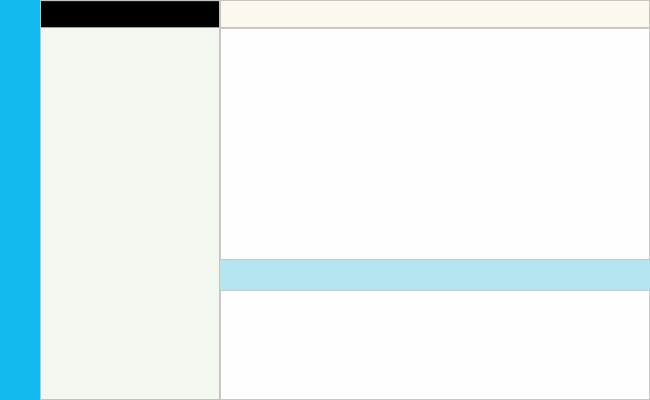
<?xml version="1.0" encoding="UTF-8"?>
<ui version="4.0">
 <class>ChatWidget</class>
 <widget class="QWidget" name="ChatWidget">
  <property name="geometry">
   <rect>
    <x>0</x>
    <y>0</y>
    <width>650</width>
    <height>400</height>
   </rect>
  </property>
  <property name="minimumSize">
   <size>
    <width>650</width>
    <height>400</height>
   </size>
  </property>
  <property name="maximumSize">
   <size>
    <width>650</width>
    <height>400</height>
   </size>
  </property>
  <property name="windowTitle">
   <string>chat</string>
  </property>
  <widget class="QLabel" name="bgconfigLabel">
   <property name="geometry">
    <rect>
     <x>0</x>
     <y>0</y>
     <width>40</width>
     <height>400</height>
    </rect>
   </property>
   <property name="minimumSize">
    <size>
     <width>40</width>
     <height>400</height>
    </size>
   </property>
   <property name="maximumSize">
    <size>
     <width>40</width>
     <height>400</height>
    </size>
   </property>
   <property name="styleSheet">
    <string notr="true">
background-color: rgb(19, 186, 238);</string>
   </property>
   <property name="text">
    <string/>
   </property>
  </widget>
  <widget class="QTreeWidget" name="treeWidget">
   <property name="geometry">
    <rect>
     <x>40</x>
     <y>0</y>
     <width>180</width>
     <height>400</height>
    </rect>
   </property>
   <property name="minimumSize">
    <size>
     <width>180</width>
     <height>400</height>
    </size>
   </property>
   <property name="maximumSize">
    <size>
     <width>180</width>
     <height>400</height>
    </size>
   </property>
   <property name="styleSheet">
    <string notr="true">background-color: rgba(243, 249, 239, 230);</string>
   </property>
   <column>
    <property name="text">
     <string>我的好友</string>
    </property>
    <property name="font">
     <font>
      <pointsize>11</pointsize>
     </font>
    </property>
    <property name="background">
     <color>
      <red>142</red>
      <green>222</green>
      <blue>244</blue>
     </color>
    </property>
   </column>
  </widget>
  <widget class="QLabel" name="bgLabel">
   <property name="geometry">
    <rect>
     <x>0</x>
     <y>0</y>
     <width>650</width>
     <height>400</height>
    </rect>
   </property>
   <property name="minimumSize">
    <size>
     <width>650</width>
     <height>400</height>
    </size>
   </property>
   <property name="maximumSize">
    <size>
     <width>650</width>
     <height>400</height>
    </size>
   </property>
   <property name="text">
    <string/>
   </property>
   <property name="pixmap">
    <pixmap resource="image/image.qrc">:/new/prefix1/csky09.jpg</pixmap>
   </property>
  </widget>
  <widget class="QLabel" name="userLabel">
   <property name="geometry">
    <rect>
     <x>6</x>
     <y>6</y>
     <width>32</width>
     <height>32</height>
    </rect>
   </property>
   <property name="text">
    <string/>
   </property>
   <property name="pixmap">
    <pixmap resource="image/image.qrc">:/new/prefix1/dog02.png</pixmap>
   </property>
   <property name="scaledContents">
    <bool>true</bool>
   </property>
  </widget>
  <widget class="QLabel" name="bgtoolLabel">
   <property name="geometry">
    <rect>
     <x>220</x>
     <y>260</y>
     <width>430</width>
     <height>30</height>
    </rect>
   </property>
   <property name="styleSheet">
    <string notr="true">background-color: rgb(142, 222, 244,150);</string>
   </property>
   <property name="text">
    <string/>
   </property>
  </widget>
  <widget class="QTextEdit" name="logTextEdit">
   <property name="geometry">
    <rect>
     <x>220</x>
     <y>28</y>
     <width>430</width>
     <height>232</height>
    </rect>
   </property>
   <property name="styleSheet">
    <string notr="true">background-color: rgba(255, 255, 255, 235);</string>
   </property>
   <property name="textInteractionFlags">
    <set>Qt::TextSelectableByKeyboard|Qt::TextSelectableByMouse</set>
   </property>
  </widget>
  <widget class="QTextEdit" name="inputTextEdit">
   <property name="geometry">
    <rect>
     <x>220</x>
     <y>290</y>
     <width>430</width>
     <height>110</height>
    </rect>
   </property>
   <property name="styleSheet">
    <string notr="true">background-color: rgba(255, 255, 255, 235);</string>
   </property>
  </widget>
  <widget class="QTextEdit" name="whoTextEdit">
   <property name="geometry">
    <rect>
     <x>220</x>
     <y>0</y>
     <width>430</width>
     <height>28</height>
    </rect>
   </property>
   <property name="styleSheet">
    <string notr="true">background-color: rgba(253, 249, 239, 230);</string>
   </property>
   <property name="textInteractionFlags">
    <set>Qt::TextSelectableByKeyboard|Qt::TextSelectableByMouse</set>
   </property>
  </widget>
  <widget class="QPushButton" name="addfriPushButton">
   <property name="geometry">
    <rect>
     <x>6</x>
     <y>66</y>
     <width>30</width>
     <height>30</height>
    </rect>
   </property>
   <property name="styleSheet">
    <string notr="true">border-image: url(:/new/prefix1/Add_group_96.png);</string>
   </property>
   <property name="text">
    <string/>
   </property>
   <property name="flat">
    <bool>true</bool>
   </property>
  </widget>
  <widget class="QPushButton" name="configPushButton">
   <property name="geometry">
    <rect>
     <x>6</x>
     <y>360</y>
     <width>30</width>
     <height>30</height>
    </rect>
   </property>
   <property name="styleSheet">
    <string notr="true">border-image: url(:/new/prefix1/config_set_96.png);</string>
   </property>
   <property name="text">
    <string/>
   </property>
   <property name="flat">
    <bool>true</bool>
   </property>
  </widget>
  <widget class="QPushButton" name="floderPushButton">
   <property name="geometry">
    <rect>
     <x>230</x>
     <y>260</y>
     <width>30</width>
     <height>30</height>
    </rect>
   </property>
   <property name="styleSheet">
    <string notr="true">border-image: url(:/new/prefix1/folder_96.png);</string>
   </property>
   <property name="text">
    <string/>
   </property>
   <property name="flat">
    <bool>true</bool>
   </property>
  </widget>
  <widget class="QPushButton" name="callPushButton">
   <property name="geometry">
    <rect>
     <x>270</x>
     <y>260</y>
     <width>30</width>
     <height>30</height>
    </rect>
   </property>
   <property name="styleSheet">
    <string notr="true">border-image: url(:/new/prefix1/microphone_96t.png);</string>
   </property>
   <property name="text">
    <string/>
   </property>
   <property name="flat">
    <bool>true</bool>
   </property>
  </widget>
  <widget class="QPushButton" name="emailPushButton">
   <property name="geometry">
    <rect>
     <x>310</x>
     <y>260</y>
     <width>30</width>
     <height>30</height>
    </rect>
   </property>
   <property name="styleSheet">
    <string notr="true">border-image: url(:/new/prefix1/email_96.png);</string>
   </property>
   <property name="text">
    <string/>
   </property>
   <property name="flat">
    <bool>true</bool>
   </property>
  </widget>
  <widget class="QPushButton" name="sendmsgPushButton">
   <property name="geometry">
    <rect>
     <x>610</x>
     <y>360</y>
     <width>30</width>
     <height>30</height>
    </rect>
   </property>
   <property name="styleSheet">
    <string notr="true">border-image: url(:/new/prefix1/Send_96.png);</string>
   </property>
   <property name="text">
    <string/>
   </property>
   <property name="flat">
    <bool>true</bool>
   </property>
  </widget>
  <zorder>bgLabel</zorder>
  <zorder>bgconfigLabel</zorder>
  <zorder>treeWidget</zorder>
  <zorder>userLabel</zorder>
  <zorder>bgtoolLabel</zorder>
  <zorder>logTextEdit</zorder>
  <zorder>inputTextEdit</zorder>
  <zorder>whoTextEdit</zorder>
  <zorder>addfriPushButton</zorder>
  <zorder>configPushButton</zorder>
  <zorder>floderPushButton</zorder>
  <zorder>callPushButton</zorder>
  <zorder>emailPushButton</zorder>
  <zorder>sendmsgPushButton</zorder>
 </widget>
 <resources>
  <include location="image/image.qrc"/>
 </resources>
 <connections/>
</ui>
